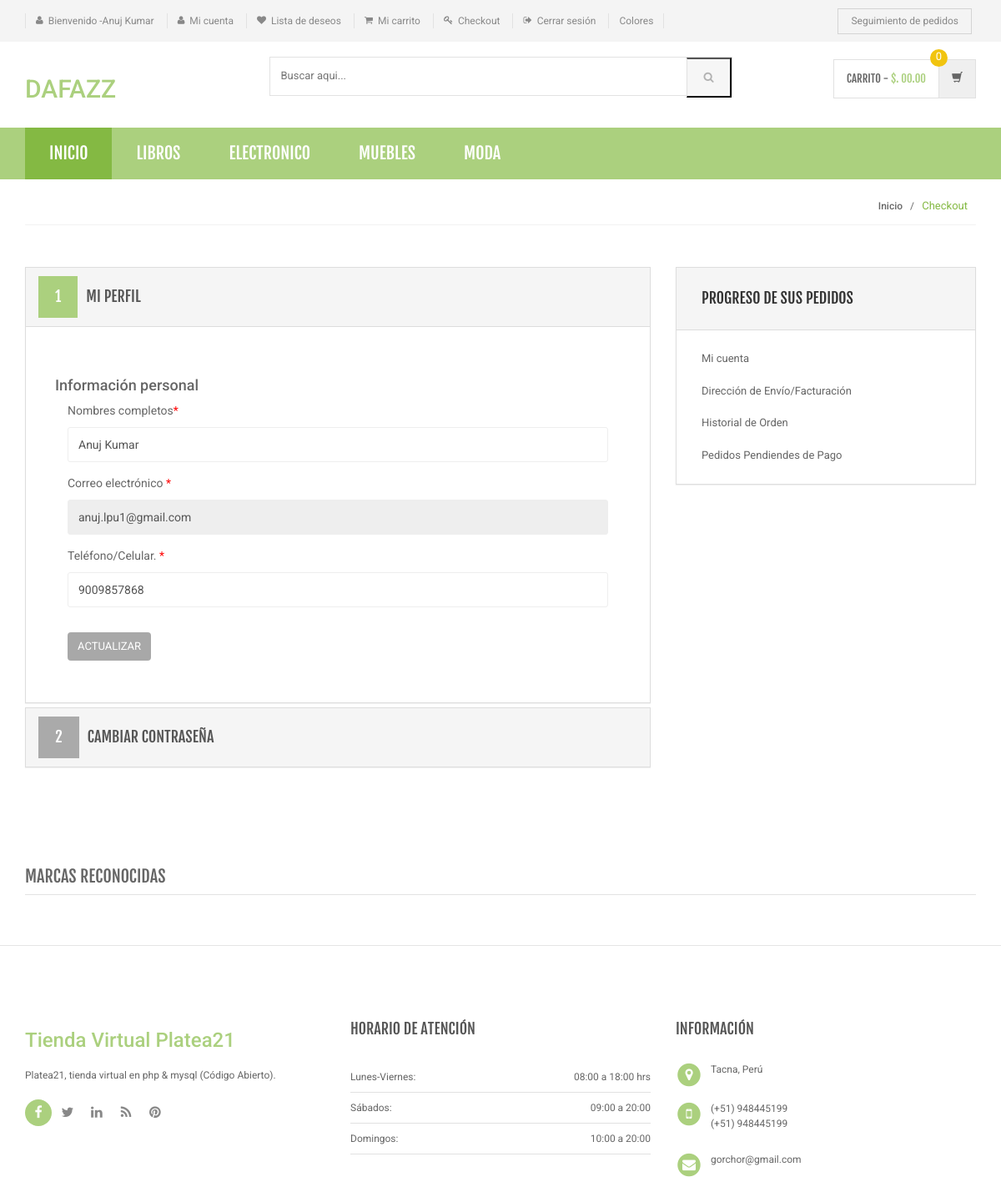
Page /my-account.php (signed in) on the committed database.
### tables this page shows
CREATE TABLE `category` (
  `id` int(11) NOT NULL,
  `categoryName` varchar(255) DEFAULT NULL,
  `categoryDescription` longtext,
  `creationDate` timestamp NOT NULL DEFAULT CURRENT_TIMESTAMP,
  `updationDate` varchar(255) DEFAULT NULL
);

CREATE TABLE `users` (
  `id` int(11) NOT NULL,
  `name` varchar(255) DEFAULT NULL,
  `email` varchar(255) DEFAULT NULL,
  `contactno` bigint(11) DEFAULT NULL,
  `password` varchar(255) DEFAULT NULL,
  `shippingAddress` longtext,
  `shippingState` varchar(255) DEFAULT NULL,
  `shippingCity` varchar(255) DEFAULT NULL,
  `shippingPincode` int(11) DEFAULT NULL,
  `billingAddress` longtext,
  `billingState` varchar(255) DEFAULT NULL,
  `billingCity` varchar(255) DEFAULT NULL,
  `billingPincode` int(11) DEFAULT NULL,
  `regDate` timestamp NOT NULL DEFAULT CURRENT_TIMESTAMP,
  `updationDate` varchar(255) DEFAULT NULL
);

### my-account.php (the view, shortened to what this page needs)
<?php
include('includes/config.php');
if(strlen($_SESSION['login'])==0)
    {
header('location:index.php');
}
else{
?>
<!DOCTYPE html>
<html lang="es">
	<head>
	    <link rel="stylesheet" href="assets/css/bootstrap.min.css">
	    <link rel="stylesheet" href="assets/css/main.css">
	    <link rel="stylesheet" href="assets/css/green.css">
	    <link rel="stylesheet" href="assets/css/owl.carousel.css">
		<link rel="stylesheet" href="assets/css/owl.transitions.css">
		<link href="assets/css/lightbox.css" rel="stylesheet">
		<link rel="stylesheet" href="assets/css/animate.min.css">
		<link rel="stylesheet" href="assets/css/rateit.css">
		<link rel="stylesheet" href="assets/css/bootstrap-select.min.css">
		<link rel="stylesheet" href="assets/css/config.css">
		<link href="assets/css/green.css" rel="alternate stylesheet" title="Green color">
		<link href="assets/css/blue.css" rel="alternate stylesheet" title="Blue color">
		<link href="assets/css/red.css" rel="alternate stylesheet" title="Red color">
		<link href="assets/css/orange.css" rel="alternate stylesheet" title="Orange color">
		<link href="assets/css/dark-green.css" rel="alternate stylesheet" title="Darkgreen color">
		<link rel="stylesheet" href="assets/css/font-awesome.min.css">
	</head>
    <body class="cnt-home">
<header class="header-style-1">
<?php include('includes/top-header.php');?>
<?php include('includes/main-header.php');?>
<?php include('includes/menu-bar.php');?>
</header>
<div class="breadcrumb">
	<div class="container">
		<div class="breadcrumb-inner">
			<ul class="list-inline list-unstyled">
				<li><a href="#">Inicio</a></li>
				<li class='active'>Checkout</li>
			</ul>
		</div>
	</div>
</div>
<div class="body-content outer-top-bd">
	<div class="container">
		<div class="checkout-box inner-bottom-sm">
			<div class="row">
				<div class="col-md-8">
					<div class="panel-group checkout-steps" id="accordion">
<div class="panel panel-default checkout-step-01">
		<div class="panel-heading">
    	<h4 class="unicase-checkout-title">
	        <a data-toggle="collapse" class="" data-parent="#accordion" href="#collapseOne">
	          <span>1</span>Mi Perfil
	        </a>
	     </h4>
    </div>
	<div id="collapseOne" class="panel-collapse collapse in">
	    <div class="panel-body">
			<div class="row">
<h4>Información personal</h4>
				<div class="col-md-12 col-sm-12 already-registered-login">
<?php
$query=mysqli_query($con,"select * from users where id='".$_SESSION['id']."'");
while($row=mysqli_fetch_array($query))
{
?>
					<form class="register-form" role="form" method="post">
<div class="form-group">
					    <label class="info-title" for="name">Nombres completos<span>*</span></label>
					    <input type="text" class="form-control unicase-form-control text-input" value="<?php echo $row['name'];?>" id="name" name="name" required="required">
					  </div>
						<div class="form-group">
					    <label class="info-title" for="exampleInputEmail1">Correo electrónico <span>*</span></label>
			 <input type="email" class="form-control unicase-form-control text-input" id="exampleInputEmail1" value="<?php echo $row['email'];?>" readonly>
					  </div>
					  <div class="form-group">
					    <label class="info-title" for="Contact No.">Teléfono/Celular. <span>*</span></label>
					    <input type="text" class="form-control unicase-form-control text-input" id="contactno" name="contactno" required="required" value="<?php echo $row['contactno'];?>"  maxlength="10">
					  </div>
					  <button type="submit" name="update" class="btn-upper btn btn-primary checkout-page-button">Actualizar</button>
					</form>
					<?php } ?>
				</div>
			</div>
		</div>
	</div>
</div>
					  	<div class="panel panel-default checkout-step-02">
						    <div class="panel-heading">
						      <h4 class="unicase-checkout-title">
						        <a data-toggle="collapse" class="collapsed" data-parent="#accordion" href="#collapseTwo">
						          <span>2</span>Cambiar contraseña
						        </a>
						      </h4>
						    </div>
					  	</div>
					</div>
				</div>
			<?php include('includes/myaccount-sidebar.php');?>
			</div>
		</div>
	<?php include('includes/brands-slider.php');?>
</div>
</div>
<?php include('includes/footer.php');?>
</body>
</html>
<?php } ?>

### includes/menu-bar.php (shortened to what this page needs)
<div class="header-nav animate-dropdown">
    <div class="container">
        <div class="yamm navbar navbar-default" role="navigation">
            <div class="nav-bg-class">
                <div class="navbar-collapse collapse" id="mc-horizontal-menu-collapse">
	<div class="nav-outer">
		<ul class="nav navbar-nav">
			<li class="active dropdown yamm-fw">
				<a href="index.php" data-hover="dropdown" class="dropdown-toggle">Inicio</a>
			</li>
              <?php $sql=mysqli_query($con,"select id, categoryName  from category limit 6");
while($row=mysqli_fetch_array($sql))
{
    ?>
			<li class="dropdown yamm">
				<a href="category.php?cid=<?php echo $row['id'];?>"> <?php echo $row['categoryName'];?></a>
			</li>
			<?php } ?>
		</ul>
		<div class="clearfix"></div>
	</div>
</div>
            </div>
        </div>
    </div>
</div>

### assets/css/green.css (style rules this page uses)
a { color: #abd07e; }
.header-style-1 .header-nav { background: #abd07e; }
.cnt-home .header-style-1 .header-nav .navbar .navbar-nav > li.active { background: #84b943; }
.breadcrumb ul li.active { color: #84b943; }
.checkout-box .checkout-steps .panel .panel-heading .unicase-checkout-title > a:not(.collapsed) span { background-color: #abd07e; }

### assets/css/lightbox.css (style rules this page uses)
body:after { content: url(../images/close.png) url(../images/loading.gif) url(../images/prev.png) url(../images/next.png); display: none; }

### assets/css/blue.css (style rules this page uses)
a { color: #3498db; }
.header-style-1 .header-nav { background: #3498db; }
.cnt-home .header-style-1 .header-nav .navbar .navbar-nav > li.active { background: #1d6ca1; }
.breadcrumb ul li.active { color: #1d6ca1; }
.checkout-box .checkout-steps .panel .panel-heading .unicase-checkout-title > a:not(.collapsed) span { background-color: #3498db; }

### assets/css/red.css (style rules this page uses)
a { color: #ff6c6c; }
.header-style-1 .header-nav { background: #ff6c6c; }
.cnt-home .header-style-1 .header-nav .navbar .navbar-nav > li.active { background: #ff1a1a; }
.breadcrumb ul li.active { color: #ff1a1a; }
.checkout-box .checkout-steps .panel .panel-heading .unicase-checkout-title > a:not(.collapsed) span { background-color: #ff6c6c; }

### assets/css/orange.css (style rules this page uses)
a { color: #f39c12; }
.header-style-1 .header-nav { background: #f39c12; }
.cnt-home .header-style-1 .header-nav .navbar .navbar-nav > li.active { background: #ab6c09; }
.breadcrumb ul li.active { color: #ab6c09; }
.checkout-box .checkout-steps .panel .panel-heading .unicase-checkout-title > a:not(.collapsed) span { background-color: #f39c12; }

### assets/css/dark-green.css (style rules this page uses)
a { color: #12cca7; }
.header-style-1 .header-nav { background: #12cca7; }
.cnt-home .header-style-1 .header-nav .navbar .navbar-nav > li.active { background: #0b816a; }
.breadcrumb ul li.active { color: #0b816a; }
.checkout-box .checkout-steps .panel .panel-heading .unicase-checkout-title > a:not(.collapsed) span { background-color: #12cca7; }

### rows in the picture
category: categoryName "LIBROS"
category: categoryName "ELECTRONICO"
category: categoryName "MUEBLES"
category: categoryName "MODA"
users: name "Anuj Kumar", email "anuj.lpu1@gmail.com", contactno "9009857868"

### other values in the picture
$_SESSION['username'] "Anuj Kumar"
